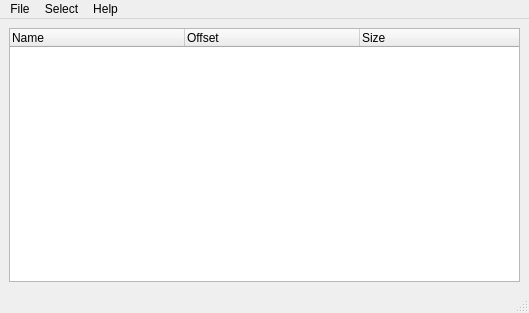
<?xml version="1.0" encoding="UTF-8"?>
<ui version="4.0">
 <class>Main</class>
 <widget class="QMainWindow" name="Main">
  <property name="geometry">
   <rect>
    <x>0</x>
    <y>0</y>
    <width>529</width>
    <height>313</height>
   </rect>
  </property>
  <property name="windowTitle">
   <string>Sabre unPacker |  0.1.0</string>
  </property>
  <widget class="QWidget" name="centralwidget">
   <layout class="QHBoxLayout" name="horizontalLayout">
    <item>
     <widget class="QTreeWidget" name="file_display">
      <property name="contextMenuPolicy">
       <enum>Qt::CustomContextMenu</enum>
      </property>
      <property name="selectionMode">
       <enum>QAbstractItemView::ExtendedSelection</enum>
      </property>
      <property name="uniformRowHeights">
       <bool>false</bool>
      </property>
      <attribute name="headerCascadingSectionResizes">
       <bool>false</bool>
      </attribute>
      <attribute name="headerMinimumSectionSize">
       <number>75</number>
      </attribute>
      <attribute name="headerDefaultSectionSize">
       <number>175</number>
      </attribute>
      <attribute name="headerShowSortIndicator" stdset="0">
       <bool>false</bool>
      </attribute>
      <column>
       <property name="text">
        <string>Name</string>
       </property>
      </column>
      <column>
       <property name="text">
        <string>Offset</string>
       </property>
      </column>
      <column>
       <property name="text">
        <string>Size</string>
       </property>
      </column>
     </widget>
    </item>
   </layout>
  </widget>
  <widget class="QMenuBar" name="menubar">
   <property name="geometry">
    <rect>
     <x>0</x>
     <y>0</y>
     <width>529</width>
     <height>20</height>
    </rect>
   </property>
   <widget class="QMenu" name="menuFile">
    <property name="title">
     <string>File</string>
    </property>
    <addaction name="actionOpen"/>
    <addaction name="actionSave"/>
    <addaction name="actionSave_As"/>
    <addaction name="separator"/>
    <addaction name="actionQuit"/>
   </widget>
   <widget class="QMenu" name="menuSelect">
    <property name="title">
     <string>Select</string>
    </property>
    <addaction name="actionSelect_All"/>
    <addaction name="actionInvert_Selection"/>
    <addaction name="actionDeselect"/>
    <addaction name="separator"/>
    <addaction name="actionExtract"/>
    <addaction name="actionExtract_All"/>
    <addaction name="separator"/>
    <addaction name="actionDelete"/>
    <addaction name="separator"/>
    <addaction name="actionImport"/>
   </widget>
   <widget class="QMenu" name="menuHelp">
    <property name="title">
     <string>Help</string>
    </property>
    <addaction name="actionAbout"/>
    <addaction name="actionReport_a_Bug"/>
   </widget>
   <addaction name="menuFile"/>
   <addaction name="menuSelect"/>
   <addaction name="menuHelp"/>
  </widget>
  <widget class="QStatusBar" name="statusbar"/>
  <action name="actionOpen">
   <property name="text">
    <string>Open</string>
   </property>
   <property name="shortcut">
    <string>Ctrl+O</string>
   </property>
  </action>
  <action name="actionSave">
   <property name="enabled">
    <bool>false</bool>
   </property>
   <property name="text">
    <string>Save</string>
   </property>
  </action>
  <action name="actionDelete">
   <property name="checkable">
    <bool>false</bool>
   </property>
   <property name="text">
    <string>Delete File</string>
   </property>
   <property name="shortcut">
    <string>Del</string>
   </property>
  </action>
  <action name="actionCopy">
   <property name="text">
    <string>Copy File</string>
   </property>
  </action>
  <action name="actionPaste">
   <property name="enabled">
    <bool>false</bool>
   </property>
   <property name="text">
    <string>Paste File</string>
   </property>
  </action>
  <action name="actionSettings">
   <property name="enabled">
    <bool>true</bool>
   </property>
   <property name="text">
    <string>Settings</string>
   </property>
  </action>
  <action name="actionExtract">
   <property name="text">
    <string>Extract</string>
   </property>
   <property name="shortcut">
    <string>Ctrl+E</string>
   </property>
  </action>
  <action name="actionImport">
   <property name="enabled">
    <bool>false</bool>
   </property>
   <property name="text">
    <string>Import</string>
   </property>
  </action>
  <action name="actionExtract_All">
   <property name="text">
    <string>Extract all</string>
   </property>
   <property name="shortcut">
    <string>Ctrl+Shift+E</string>
   </property>
  </action>
  <action name="actionAbout">
   <property name="enabled">
    <bool>false</bool>
   </property>
   <property name="text">
    <string>About</string>
   </property>
  </action>
  <action name="actionReport_a_Bug">
   <property name="enabled">
    <bool>false</bool>
   </property>
   <property name="text">
    <string>Report a Bug</string>
   </property>
  </action>
  <action name="actionSelect_All">
   <property name="text">
    <string>Select All</string>
   </property>
   <property name="shortcut">
    <string>Ctrl+A</string>
   </property>
  </action>
  <action name="actionInvert_Selection">
   <property name="text">
    <string>Invert Selection</string>
   </property>
   <property name="shortcut">
    <string>Ctrl+I</string>
   </property>
  </action>
  <action name="actionDeselect">
   <property name="text">
    <string>Deselect</string>
   </property>
   <property name="shortcut">
    <string>Ctrl+D</string>
   </property>
  </action>
  <action name="actionSave_As">
   <property name="enabled">
    <bool>false</bool>
   </property>
   <property name="text">
    <string>Save As..</string>
   </property>
  </action>
  <action name="actionQuit">
   <property name="text">
    <string>Quit</string>
   </property>
  </action>
 </widget>
 <resources/>
 <connections>
  <connection>
   <sender>actionQuit</sender>
   <signal>triggered()</signal>
   <receiver>Main</receiver>
   <slot>close()</slot>
   <hints>
    <hint type="sourcelabel">
     <x>-1</x>
     <y>-1</y>
    </hint>
    <hint type="destinationlabel">
     <x>264</x>
     <y>156</y>
    </hint>
   </hints>
  </connection>
 </connections>
</ui>
